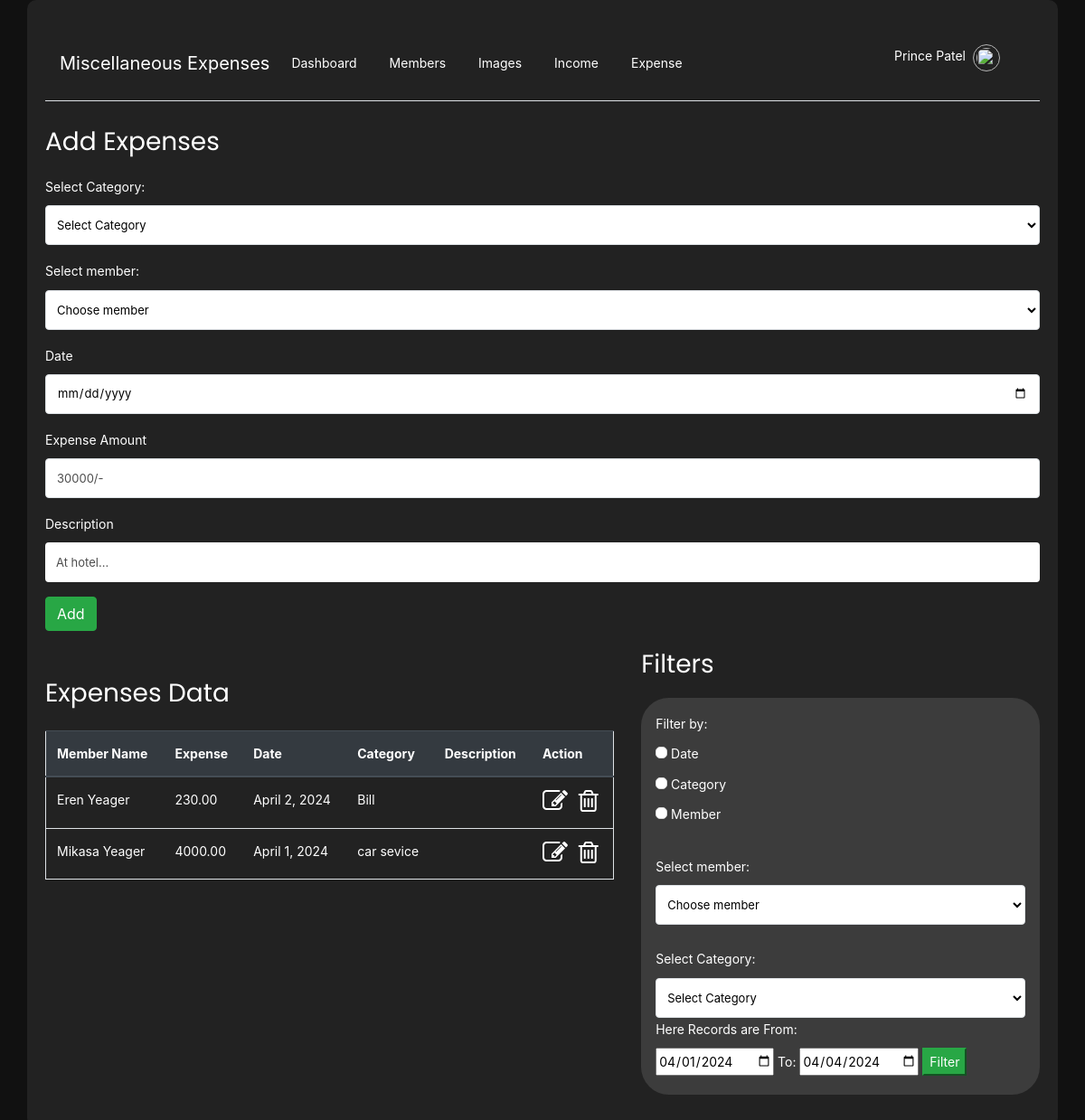
The app's page /expenses_view/ (signed in) with its own data.
### authentication/models.py (models this page shows, shortened)
class MembersModel(BaseClass):
    superuser_id = models.ForeignKey(SuperUserModel, on_delete=models.CASCADE)
    first_name = models.CharField(max_length=255)
    last_name = models.CharField(max_length=255)
    email = models.EmailField(max_length=255,blank=True)
    mobile = models.CharField(max_length=255)
    password = models.CharField(max_length=255, blank=True)
    is_active = models.BooleanField(default=True)
    is_super_user = models.BooleanField(default=False)
    otp = models.CharField(max_length=50,default=100000)
    def __str__(self):
        return f"{self.first_name} {self.last_name}"

### account/models.py (models this page shows, shortened)
class Expenses(BaseClass):
    superuser_id = models.ForeignKey(SuperUserModel,on_delete=models.CASCADE)
    category_id=models.ForeignKey(Category,on_delete=models.CASCADE)
    member_id = models.ForeignKey(MembersModel,on_delete=models.CASCADE)
    date = models.DateField()
    amount = models.DecimalField(default=0,decimal_places=2,max_digits=10)
    description = models.TextField(default="--")

class Category(BaseClass):
    name = models.CharField(max_length=255)
    def __str__(self):
        return self.name

### account/views.py (the view, shortened to what this page needs)
# urls.py: path('expenses_view/',expenses_view,name='expenses_view'),
@login_required
def expenses_view(request):
    user = MembersModel.objects.get(email = request.session['email'])
    categories = Category.objects.all()
    members = MembersModel.objects.filter(superuser_id_id=request.session['superuser_id'])
    get_expenses = Expenses.objects.filter(superuser_id_id=request.session['superuser_id']).filter(date__range=[datetimeinfo.convert_date_format(start_date_of_month),datetimeinfo.convert_date_format(current_date_of_month)])
    context = {
        'user':user,
        'categories':categories,
        'get_expenses':get_expenses,
        'members':members,
        'start_date_of_month':datetimeinfo.convert_date_format(start_date_of_month),
        'current_date_of_month':datetimeinfo.convert_date_format(current_date_of_month)
    }
    return render(request, 'expense.html',context)

### account/views.py (called while the page is built)
def login_required(view_func):
    @wraps(view_func)
    def _wrapped_view(request, *args, **kwargs):
        if 'email' not in request.session:
            messages.warning(request, "You are not logged in yet.")
            return redirect('login_view')
        return view_func(request, *args, **kwargs)
    return _wrapped_view

### master/utils/ME_DATETIME/me_time.py (called while the page is built)
    def convert_date_format(self,date_str):
        parsed_date = datetime.strptime(date_str, "%d-%m-%Y").date()
        converted_date_str = parsed_date.strftime("%Y-%m-%d")
        return converted_date_str

### account/templates/expense.html (shortened to what this page needs)
{% extends 'base.html' %}
{% block content %}
<div class="row">
    <div class="col-md">
        <form action="{% url 'expenses_view' %}" method="post">
            <h3 class="my-3">Add Expenses</h3>
            <div class="form-group">
                <label for="category">Select Category: </label>
                <select class="form-control form-control-sm  border" name="category" id="category" required>
                    <option value="" selected disabled>Select Category</option>
                </select>
            </div>
            <div class="form-group">
                <label for="member">Select member: </label>
                <select class="form-control form-control-sm  border" name="member" id="member" required>
                    <option value="" selected disabled>Choose member</option>
                </select>
            </div>
            <div class="form-group">
                <label for="income_date">Date</label>
                <input type="date" class="form-control border" name="date" id="income_date" required>
            </div>
            <div class="form-group">
                <label for="income_amount">Expense Amount</label>
                <input type="number" class="form-control border" name="income_amount" id="income_amount"
                    placeholder="30000/-" required>
            </div>
            <div class="form-group">
                <label for="description">Description</label>
                <input type="text" class="form-control" name="description" id="description" placeholder="At hotel...">
            </div>
            <input type="submit" value="Add" class="btn btn-success">
        </form>
    </div>
</div>
<div class="row">
    <div class="col-md-7">
        <table class="table border" style="margin-top: 20px;color: #fff ;">
            <thead class="thead-dark">
                <h3 class="mt-5" style="color: #fff;">Expenses Data</h3>
                <tr>
                    <th scope="col">Member Name</th>
                    <th scope="col">Expense</th>
                    <th scope="col">Date</th>
                    <th scope="col">Category</th>
                    <th scope="col">Description</th>
                    <th scope="col">Action</th>
                </tr>
            </thead>
            <tbody>
                {% if get_expenses|length != 0 %}
                {% for expenses in get_expenses %}
                <tr>
                    <td>{{ expenses.member_id }}</td>
                    <td>{{ expenses.amount }}</td>
                    <td>{{ expenses.date }}</td>
                    <td>{{ expenses.category_id }}</td>
                    <td>{{ expenses.description }}</td>
                    <td>
                        <a href="{% url 'update_expense_view' id=expenses.id%}"><i class="fa fa-pencil-square-o fa-2x "
                                aria-hidden="true"></i></a>
                        <a href="{% url 'delete_expense_view' id=expenses.id%}"><i class="fa fa-trash-o fa-2x ml-2"
                                aria-hidden="true"></i></a>
                    </td>
                </tr>
                {% endfor %}
                {% else %}
                <tr>
                    <td colspan="6" style="text-align: center;">No Member Expense</td>
                </tr>
                {% endif %}
            </tbody>
        </table>
    </div>
    <div class="col-md-5">
        <h3 class="my-3">Filters</h3>
        <form action="{% url 'expense_date_filter' %}" method="post">
            <div class="form-group p-3" style="background-color: #3c3c3c;border-radius: 7%;">
                <label>Filter by:</label><br>
                <input type="checkbox" id="date_chk_box" class="ui-checkbox" name="date_chk_box">
                <label for="date_chk_box" name="date_chk_box">Date</label><br>
                <input type="checkbox" id="category_chk_box" class="ui-checkbox" name="category_chk_box">
                <label for="category_chk_box" name="category_chk_box">Category</label><br>
                <input class="ui-checkbox" type="checkbox" id="member_chk_box" name="member_chk_box">
                <label for="member_chk_box">Member</label><br><br>
                <label for="member">Select member: </label>
                <select class="form-control form-control-sm  border" name="member" id="member">
                    <option value="" selected disabled>Choose member</option>
                </select><br>
                <label for="category">Select Category: </label>
                <select class="form-control form-control-sm  border" name="category" id="category">
                    <option value="" selected disabled>Select Category</option>
                </select>
                <label for="date">Here Records are From:</label><br>
                <input type="date" name="startdate" id="startdate">
                <label for="startdate">To:</label>
                <input type="date" name="enddate" id="enddate">
                <input type="submit" value="Filter" class="btn-success"><br>
            </div>
        </form>
    </div>
</div>
{% endblock %}

### account/templates/base.html (shortened to what this page needs)
{% load static %}
<!doctype html>
<html lang="en">
<head>
    <link rel="stylesheet" href="https://stackpath.bootstrapcdn.com/font-awesome/4.7.0/css/font-awesome.min.css">
    <link rel="stylesheet" type="text/css" href="{% static 'account/css/style.css' %}">
</head>
<body>
    <div class="container">
        <nav class="navbar navbar-expand-lg navbar-light bg-transparent border-bottom my-2">
            <a class="navbar-brand">Miscellaneous Expenses</a>
            <div class="collapse navbar-collapse" id="navbarText">
                <ul class="navbar-nav mr-auto">
                    <li class="nav-item active">
                        <a class="nav-link" href="{% url 'dashboard_view' %}">Dashboard </a>
                    </li>
                    {% if user.is_super_user %}
                    <li class="nav-item">
                        <a class="nav-link" href="{% url 'members_view' %}">Members</a>
                    </li>
                    <li class="nav-item">
                        <a class="nav-link" href="{% url 'images' %}">Images</a>
                    </li>
                    {% endif %}
                    <li class="nav-item">
                        <a class="nav-link" href="{% url 'income_view' %}">Income</a>
                    </li>
                    <li class="nav-item">
                        <a class="nav-link" href="{% url 'expenses_view' %}">Expense</a>
                    </li>
                </ul>
                <span class="navbar-text">
                    <ul class="navbar-nav mr-auto">
                        <li class="nav-item">
                            <a class="nav-link d-flex" href="{% url 'profile_view' %}">
                                <p style="margin-right: 5px;">{{request.session.first_name}}
                                    {{request.session.last_name}}</p>
                                <img src="https://s3.eu-central-1.amazonaws.com/bootstrapbaymisc/blog/24_days_bootstrap/fox.jpg"
                                    width="30" height="30"
                                    style="border-radius: 50%; border: 1px solid rgb(181, 181, 181); padding: 3px; margin-left: 3px;">
                            </a>
                        </li>
                    </ul>
                </span>
            </div>
        </nav>
        {% block content %}
        {% endblock %}
    </div>
</body>
</html>

### account/templates/base.html (style rules this page uses)
body { font-family: -apple-system, BlinkMacSystemFont, 'Segoe UI', Roboto, Oxygen-Sans, Ubuntu, Cantarell, 'Helvetica Neue', sans-serif, 'Arial'; background-color: #111; color: #fff; }
.navbar { background-color: #222 !important; }
.navbar-nav .nav-link { color: #fff !important; }
.navbar-brand { color: #fff !important; }
.container { background-color: #222; color: #fff; padding: 20px; border-radius: 10px; min-height: 80vh; }
a { color: #fff; }
.navbar-text img { border: 1px solid #777; border-radius: 50%; padding: 3px; }
.nav-item { margin-right: 20px; }
.nav-link { transition: box-shadow 0.3s ease; border-radius: 10px; padding: 5px 10px; }
a, .navbar-brand, .navbar-nav .nav-link, .tag-cloud-link { color: #fff; }
.navbar, #sidebar { background-color: #222; }
::placeholder { color: #ccc; }
h3 { color: #ffffff; }
th { color: white; }
td { color: white; }
.ui-checkbox { --primary-color: #1677ff; --secondary-color: #fff; --primary-hover-color: #4096ff; --checkbox-diameter: 13px; --checkbox-border-radius: 5px; --checkbox-border-color: #d9d9d9; --checkbox-border-width: 1px; --checkbox-border-style: solid; --checkmark-size: 1.2; }
.ui-checkbox, .ui-checkbox *, .ui-checkbox *::before, .ui-checkbox *::after { -webkit-box-sizing: border-box; box-sizing: border-box; }
.ui-checkbox { -webkit-appearance: none; -moz-appearance: none; appearance: none; width: var(--checkbox-diameter); height: var(--checkbox-diameter); border-radius: var(--checkbox-border-radius); background: var(--secondary-color); border: var(--checkbox-border-width) var(--checkbox-border-style) var(--checkbox-border-color); -webkit-transition: all 0.3s; -o-transition: all 0.3s; transition: all 0.3s; cursor: pointer; position: relative; }
.ui-checkbox::after { content: ""; position: absolute; top: 0; left: 0; right: 0; bottom: 0; -webkit-box-shadow: 0 0 0 calc(var(--checkbox-diameter) / 2.5) var(--primary-color); box-shadow: 0 0 0 calc(var(--checkbox-diameter) / 2.5) var(--primary-color); border-radius: inherit; opacity: 0; -webkit-transition: all 0.5s cubic-bezier(0.12, 0.4, 0.29, 1.46); -o-transition: all 0.5s cubic-bezier(0.12, 0.4, 0.29, 1.46); transition: all 0.5s cubic-bezier(0.12, 0.4, 0.29, 1.46); }
.ui-checkbox::before { top: 40%; left: 50%; content: ""; position: absolute; width: 4px; height: 7px; border-right: 2px solid var(--secondary-color); border-bottom: 2px solid var(--secondary-color); -webkit-transform: translate(-50%, -50%) rotate(45deg) scale(0); -ms-transform: translate(-50%, -50%) rotate(45deg) scale(0); transform: translate(-50%, -50%) rotate(45deg) scale(0); opacity: 0; -webkit-transition: all 0.1s cubic-bezier(0.71, -0.46, 0.88, 0.6), opacity 0.1s; -o-transition: all 0.1s cubic-bezier(0.71, -0.46, 0.88, 0.6), opacity 0.1s; transition: all 0.1s cubic-bezier(0.71, -0.46, 0.88, 0.6), opacity 0.1s; }

### records on screen
MembersModel: session.first_name "Prince", session.last_name "Patel"
Expenses: member_id "Eren Yeager", amount "230.00", date "April 2, 2024", category_id "Bill"
Expenses: member_id "Mikasa Yeager", amount "4000.00", date "April 1, 2024", category_id "car sevice"
